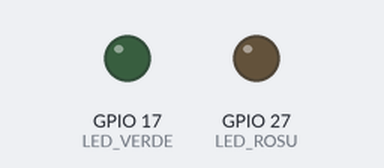
The program below on a simulated Raspberry Pi (BCM pin numbers). Parts: output pins drawn as LEDs (lit = HIGH).

Above: at 0.16 s.
Timing chart, 0 to 1.8 s (numbered marks = the images above):
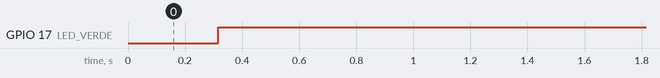

The program:

wifi.py
```python
import RPi.GPIO as GPIO
import time
import os

# Setare GPIO
LED_VERDE = 17
LED_ROSU = 27

GPIO.setmode(GPIO.BCM)
GPIO.setup(LED_VERDE, GPIO.OUT)
GPIO.setup(LED_ROSU, GPIO.OUT)

def este_conectat_la_wifi():
    raspuns = os.system("ping -c 1 8.8.8.8 > /dev/null 2>&1")
    return raspuns == 0

try:
    while True:
        if este_conectat_la_wifi():
            GPIO.output(LED_VERDE, GPIO.HIGH)
            GPIO.output(LED_ROSU, GPIO.LOW)
        else:
            GPIO.output(LED_VERDE, GPIO.LOW)
            GPIO.output(LED_ROSU, GPIO.HIGH)
        time.sleep(5)  # Verificare la fiecare 5 secunde
except KeyboardInterrupt:
    print("Script oprit de utilizator.")
finally:
    GPIO.cleanup()
```

Measured:
- by itself, GPIO 17 (LED_VERDE): LOW → HIGH at 0.32 s
